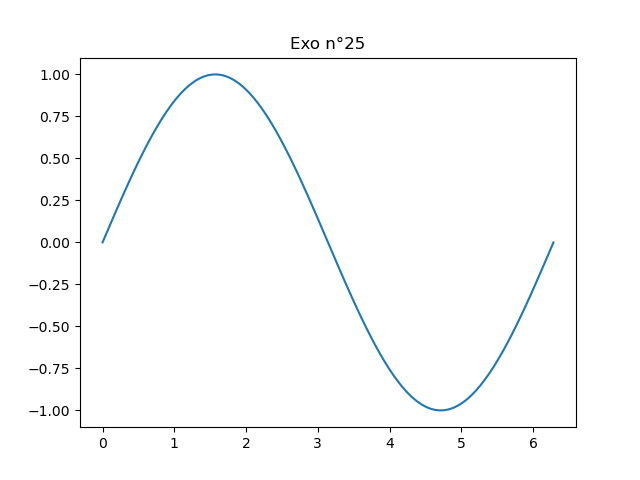

Write Python code to recreate this figure.
exo = 25
exo_title = f"Exo n°{exo}"

print(f'''
{exo_title :=^40}

Tracer une courbe sinusoïdale en utilisant NumPy.

Réponse:
''')

import matplotlib.pyplot as plt
import numpy as np

x = np.linspace(0, 2 * np.pi, 100) # Tableau de 100 valeures allant de 0 à 2 fois pi 
y = np.sin(x) # Tableau des sinus des valeurs du tableau x

plt.close("all")

plt.plot(x, y)

plt.title(f"Exo n°{exo}")
plt.savefig(f"{exo}.png")

print(f'''Le graphique a été sauvegardé : {exo}.png

{"Fin de l'exo" :=^40}
''')
